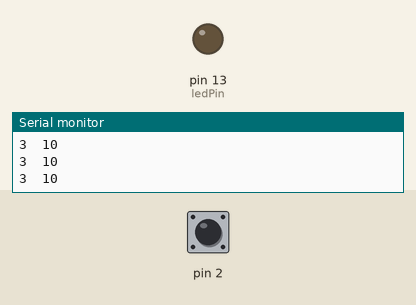
The sketch below on a simulated Arduino Uno, built with avr-gcc and run on an emulated ATmega328P. On the bench: output pins drawn as LEDs (lit = HIGH), the last lines printed to the serial monitor. The inputs (shaded band) are chosen by the test bench; at power-on: pin 2 HIGH.

Above: at 1.8 s.
1.9 s: pin 2 pulled LOW for 0.6 s
At 2.4 s:
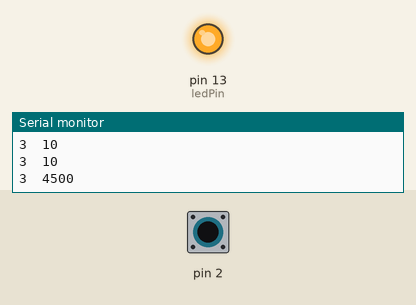
4.0 s: pin 2 pulled LOW for 3.2 s
At 8.7 s:
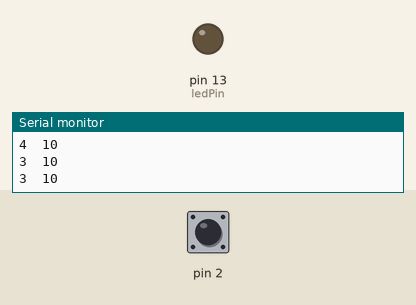
Timing chart, 0 to 10.2 s (numbered marks = the images above; inputs shaded):
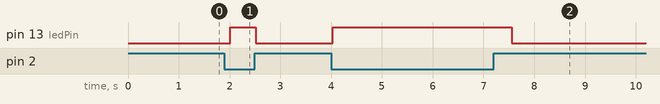

The sketch:

CapacitiveLED.ino
```cpp
#include <CapacitiveSensor.h>

/*
 * Using capacitive touch to turn on a LED.
 * Uses a high value resistor e.g. 10M between send pin and receive pin
 * Resistor effects sensitivity, experiment with values, 50K - 50M. Larger resistor values yield larger sensor values.
 * Receive pin is the sensor pin - try different amounts of foil/metal on this pin.
 * A wire and a breadboard could also be used.
 */


// Variables:
const int ledPin = 13;                                   // The number of the LED pin.
const int ledFloor = 200;                                // The minimum value needed to turn the LED on.

CapacitiveSensor   cs_4_2 = CapacitiveSensor(4,2);       // 10M resistor between pins 4 & 2, pin 2 is sensor pin, add a wire and or foil if desired.

void setup()
{
   //cs_4_2.set_CS_AutocaL_Millis(0xFFFFFFFF);     // Turn off autocalibrate on channel 1 - just as an example.
   Serial.begin(9600);

   pinMode(ledPin, OUTPUT);                      // Set the digital pin as OUTPUT.
}

void loop()
{
    long start = millis();
    long total1 =  cs_4_2.capacitiveSensor(30);

    Serial.print(millis() - start);        // Check on performance in milliseconds.
    Serial.print("\t");                    // Tab character for debug windown spacing.

    Serial.println(total1);                // Print sensor output 1.

    // If total1 is higher than the minimum value, the LED will be turned on.
    // In other words, if the wire/foil is touched just with the tip of a finger,
    // the LED will not light up. A wire and a breadboard is used in this example.
    // Using a foil, might require readjusting the ledFloor value:
    if (total1 > ledFloor)
      digitalWrite(ledPin, HIGH);
    else
      digitalWrite(ledPin, LOW);

    delay(500);                            // Arbitrary delay to limit data to serial port.
}
```

Measured:
- after the input at 1.9 s, pin 13 (ledPin): LOW → HIGH after 0.12 s, → LOW 0.50 s later
- after the input at 4.0 s, pin 13 (ledPin): LOW → HIGH at once, → LOW 3.5 s later
